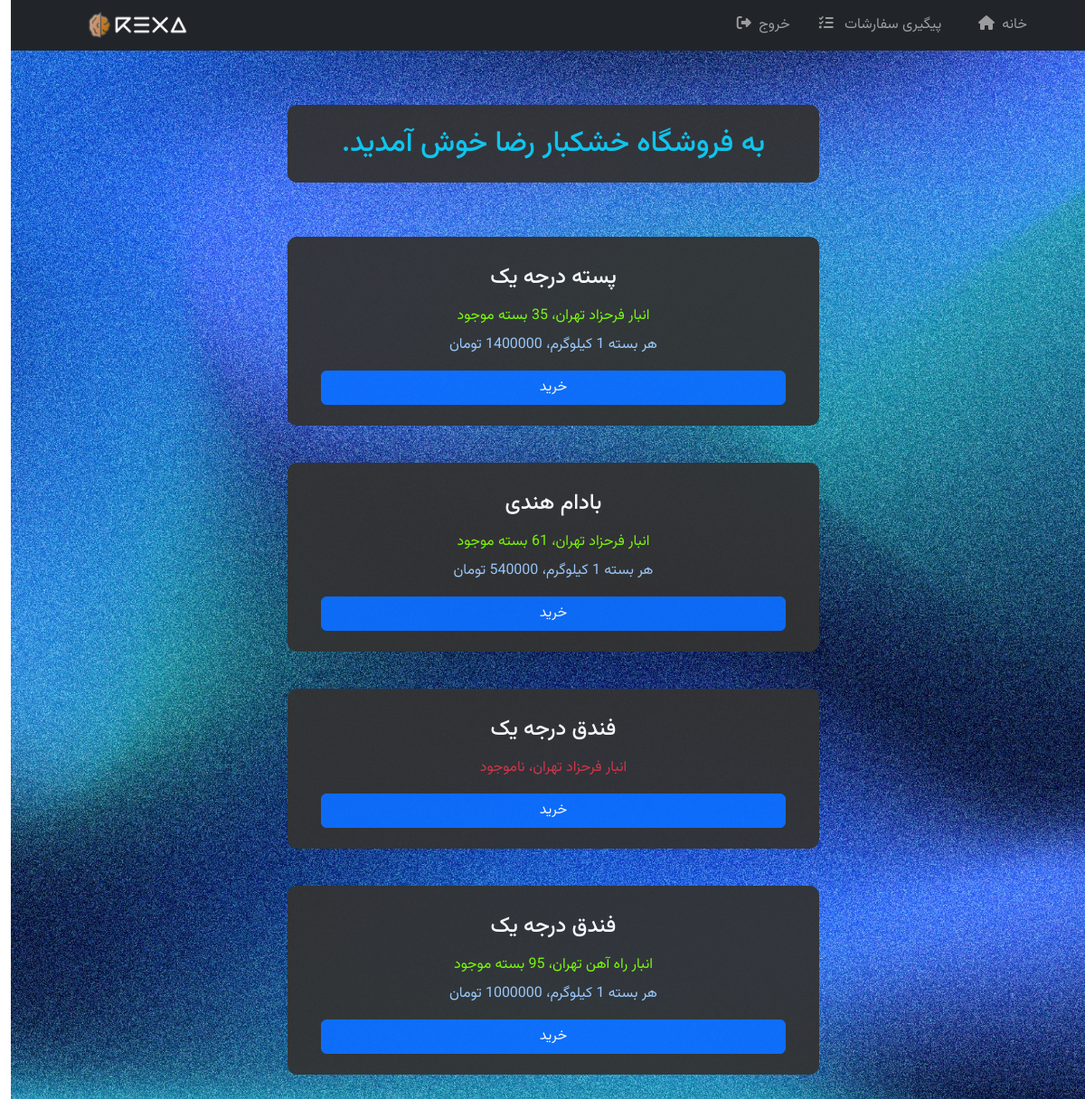
The app's page /home (signed in) with its own data.
### shop/models.py (models this page shows, shortened)
class InventoryStock(models.Model):
    name = models.ForeignKey(Product, on_delete=models.CASCADE, verbose_name="نام محصول")
    inventory = models.ForeignKey(Inventory, on_delete=models.CASCADE, verbose_name="نام انبار")
    stock = models.PositiveIntegerField(blank=False, verbose_name="موجودی")

class Product(models.Model):
    name = models.CharField(max_length=200, verbose_name="نام محصول")
    price = models.IntegerField(verbose_name="قیمت محصول")
    quantity = models.PositiveIntegerField(verbose_name="وزن هر بسته (کیلو گرم)")
    def __str__(self):
        return self.name

class Inventory(models.Model):
    name = models.CharField(max_length=150, verbose_name="نام انبار")
    city = models.ForeignKey(City, on_delete=models.CASCADE, verbose_name="شهر")
    def __str__(self):
        return f'{self.name} {self.city.name}'

### accounts/models.py (models this page shows, shortened)
class City(models.Model):
    name = models.CharField(max_length=100, verbose_name="نام شهر")

### shop/views.py (the view)
# urls.py: path('home', UserProductListView.as_view(), name='home'),
class UserProductListView(LoginRequiredMixin, ListView):
    model = InventoryStock
    template_name = 'home.html'
    def get_queryset(self):
        return InventoryStock.objects.filter(inventory__city=self.request.user.city)

### templates/home.html
{% extends 'base.html' %}
{% block content %}
{% if user.is_superuser %}
  <div class="container">
    <div class="row">
      <div class="col-md-6 mx-auto">
        <div class="rounded-box mt-0">
          <p class="text-center mb-0">سفارش ها</p>
          <a href="{% url 'order' %}" class="btn btn-info btn-view">مشاهده و ویرایش</a>
        </div>
        <div class="rounded-box">
          <p class="text-center mb-0">محصولات</p>
          <a href="{% url 'product' %}" class="btn btn-info btn-view">مشاهده و ویرایش</a>
        </div>
        <div class="rounded-box">
          <p class="text-center mb-0">شهر ها</p>
          <a href="{% url 'city' %}" class="btn btn-info btn-view">مشاهده و ویرایش</a>
        </div>
        <div class="rounded-box">
          <p class="text-center mb-0">انبار ها</p>
          <a href="{% url 'inventory' %}" class="btn btn-info btn-view">مشاهده و ویرایش</a>
        </div>
        <div class="rounded-box">
          <p class="text-center mb-0">موجودی انبار ها</p>
          <a href="{% url 'inv_stock' %}" class="btn btn-info btn-view">مشاهده و ویرایش</a>
        </div>
      </div>
    </div>
  </div>
{% else %}
    <div class="row">
      <div class="col-md-6 mx-auto">
        <div class="rounded-box p-3 mb-5">
            <h2 class="my-2 text-info">به فروشگاه خشکبار رضا خوش آمدید.</h2>
        </div>
      </div>
    </div>
    {% for p in object_list %}
        <div class="row">
            <div class="col-md-6 mx-auto">
                <div class="product">
                  <div class="rounded-box w-100">
                    <h4 class="card-title mt-2 mb-3">{{ p.name }}</h4>
                    {% if p.stock != 0 %}
                        <div class="text-green mb-2">انبار {{ p.inventory }}، {{ p.stock }}  بسته موجود</div>
                        <div class="text-light-blue mb-3">هر بسته {{ p.name.quantity }} کیلوگرم، {{ p.name.price }} تومان</div>
                    {% else %}
                        <div class="persian-digit font-bold text-danger mb-3">انبار {{ p.inventory }}، ناموجود</div>
                    {% endif %}
                    <a {% if p.stock == 0 %} disabled {% endif %} href="{% url 'user_order' p.pk %}" class="btn btn-primary w-95">
                        خرید
                    </a>
                  </div>
                </div>
            </div>
        </div>
    {% endfor %}
{% endif %}
{% endblock content %}

### static/src/main.css (style rules this page uses)
body { margin: 0; padding: 0; font-family: 'Vazirmatn', sans-serif; background-image: url('../img/blue-bg.jpg'); background-attachment: fixed; background-size: cover; background-position: center center; background-repeat: no-repeat; height: 100vh; overflow: auto; color: #fff; }
.w-95 { width: 95%; }
.text-green { color: chartreuse; }
.text-light-blue { color: #9fcdff; }
.product { display: flex !important; align-items: center !important; justify-content: center !important; position: relative !important; }
.rounded-box { background-color: #333; background-attachment: fixed; opacity: 95%; margin-top: 2%; border-radius: 10px; padding: 23px; margin-bottom: 5%; display: flex; flex-direction: column; align-items: center; justify-content: center; position: relative; }

### records on screen
InventoryStock: name "پسته درجه یک", inventory "فرحزاد تهران", stock "35", name.quantity "1", name.price "1400000"
InventoryStock: name "بادام هندی", inventory "فرحزاد تهران", stock "61", name.quantity "1", name.price "540000"
InventoryStock: name "فندق درجه یک", inventory "فرحزاد تهران"
InventoryStock: name "فندق درجه یک", inventory "راه آهن تهران", stock "95", name.quantity "1", name.price "1000000"
